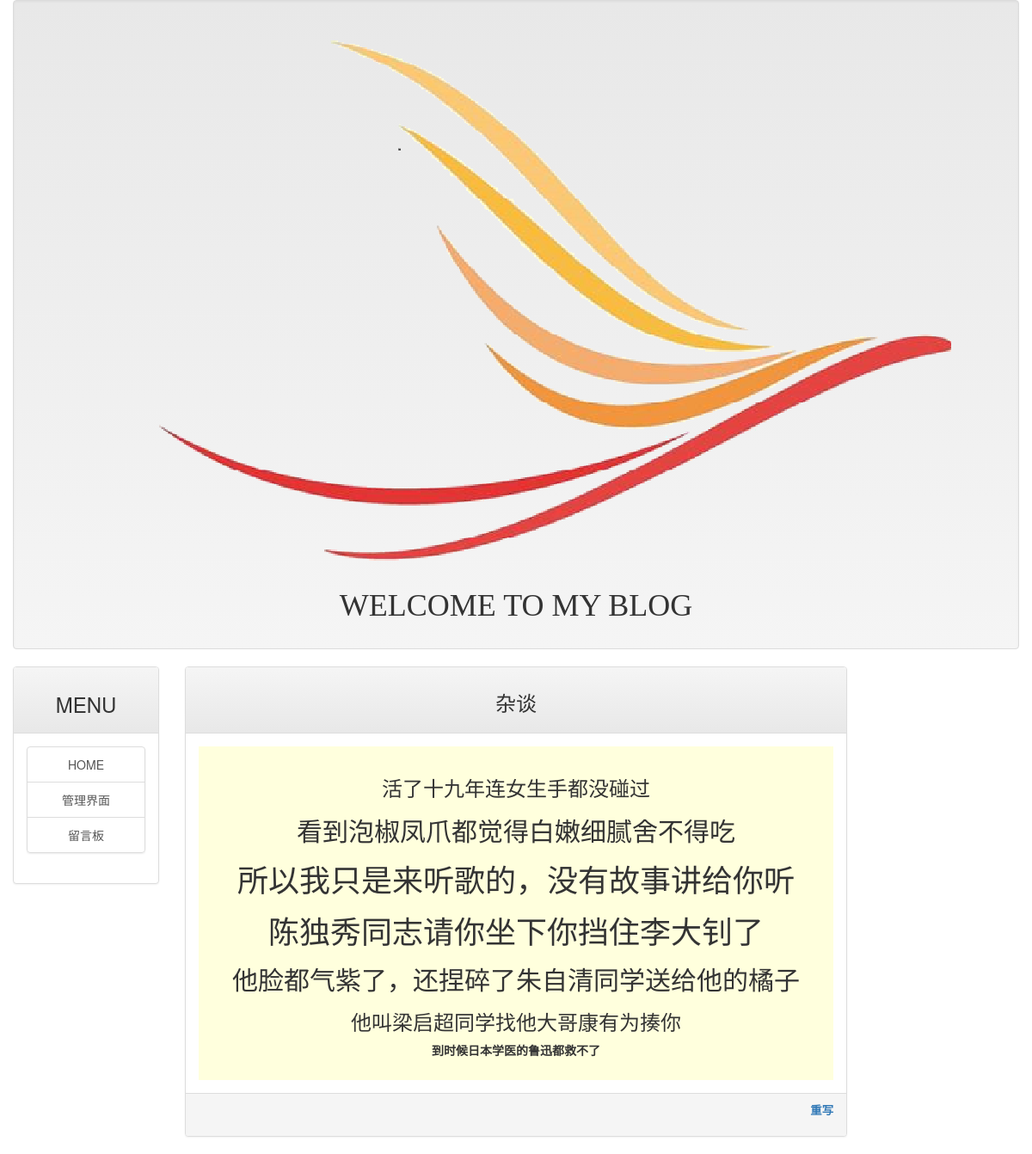
Screenshot of /post/3 with the database file from the repository.
### mainsite/models.py (models this page shows, shortened)
class Post(models.Model):
    title = models.CharField(max_length=200)
    slug = models.CharField(max_length=200)
    body = models.TextField(blank=True)
    pub_date = models.DateTimeField(default=timezone.now)
    class Meta:
        ordering = ("-pub_date",)

### mainsite/views.py (the view)
# urls.py: url(r'^post/(\w+|.+)$', showpost),
def showpost(request,id):
    template = get_template('post.html')
    try:
        post = Post.objects.get(id=id)
        if post != None:
            html = template.render(locals())
            return HttpResponse(html)
    except:
        return redirect('/')  # 发生例外时直接返回首页

### templates/post.html (shortened to what this page needs)
{% extends 'base.html' %}
{% load markdown_deux_tags%}
{% block headmessage %}
    <h3 style = 'font-family: 微软雅黑;' align="center"> {{post.title}} </h3>
{% endblock %}
{% block content %}
<div class="panel-body" style="background-color:#ffffdd " align='center'>
    <p style = 'font-family:微软雅黑;font-size: 14pt;letter-spacing: 2pt;' >
        {{post.body|markdown}}
    </p>
</div>
{% endblock %}

### rows the page displays
Post: title "杂谈", body "活了十九年连女生手都没碰过 看到泡椒凤爪都觉得白嫩细腻舍不得吃 所以我只是来听歌的，没有故事讲给你听 陈独秀同志请你坐下你挡住李大钊了 他脸都气紫了，还捏碎了朱自清同学送给他的橘子 他叫梁启超同学找他大哥康有为揍你 到时候日本学医的鲁迅都救不了"
